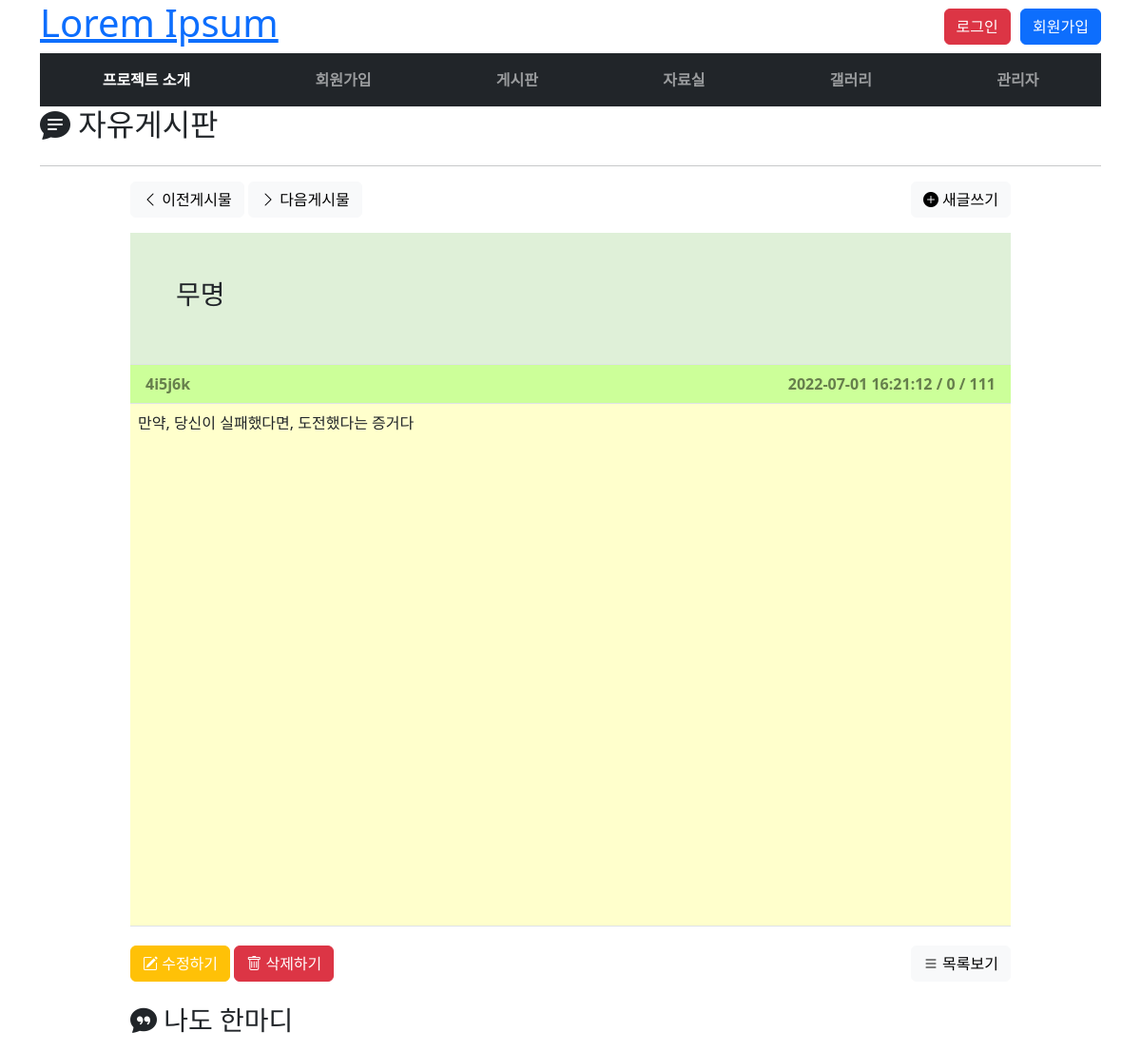
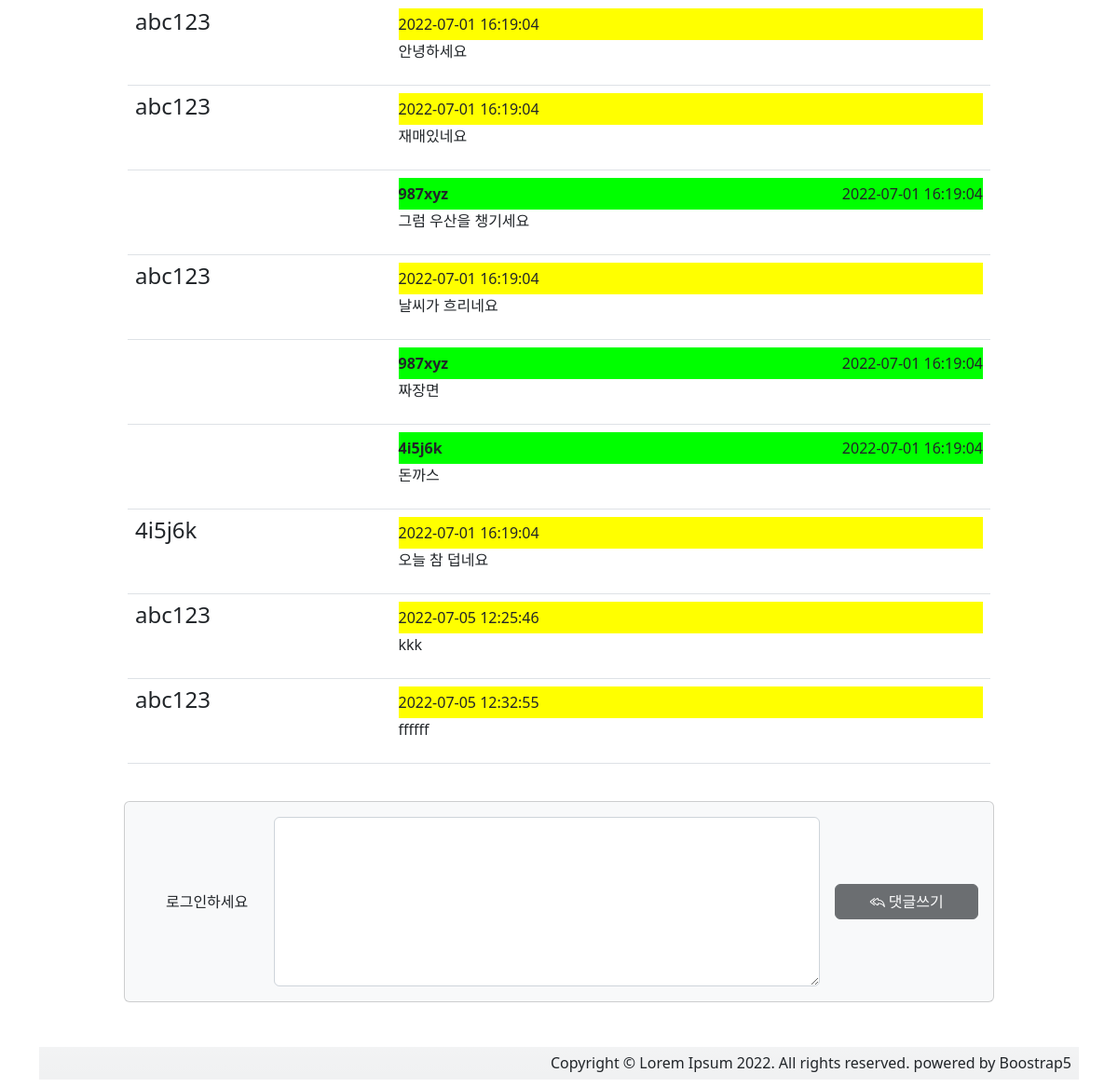
The page /board/view/?bno=1050 on the database its author committed (2 pictures, top to bottom).
### board/models.py (models this page shows)
class Board(models.Model):
    id = models.AutoField(primary_key=True)
    title = models.TextField()
    member = models.ForeignKey(Member, on_delete=models.DO_NOTHING)
    regdate = models.DateTimeField(default=datetime.now)
    thumbup = models.IntegerField(default=0)
    views = models.IntegerField(default=0)
    contents = models.TextField(null=False, blank=False)
    class Meta:
        db_table = 'board'
        ordering = ['-id']

class Comment(models.Model):
    id = models.AutoField(primary_key=True)  # 댓글 고유번호
    cno = models.IntegerField()             # 답글 고유번호
    board = models.ForeignKey(Board, on_delete=models.DO_NOTHING) # 본문글 번호
    member = models.ForeignKey(Member, on_delete=models.DO_NOTHING) # 작성자 번호
    comments = models.TextField()
    regdate = models.DateTimeField(default=datetime.now)
    class Meta:
        db_table = 'comment'
        ordering = ['cno']

### join/models.py (models this page shows)
class Member(models.Model):
    id = models.AutoField(primary_key=True)
    userid = models.CharField(max_length=18, unique=True)
    passwd = models.CharField(max_length=18)
    name = models.CharField(max_length=7)
    phone = models.CharField(max_length=15)
    email = models.TextField()
    mailing = models.BooleanField(default=False)
    zipcode = models.ForeignKey(Zipcode, on_delete=models.DO_NOTHING)
    addr = models.TextField()
    regdate=models.DateTimeField(default=datetime.now)
    class Meta:
        db_table = 'member'

### board/views.py (the view)
# urls.py: path('view/', views.ViewView.as_view(), name='bview'),
class ViewView(View):
    def get(self, request):
        form = request.GET.dict()
        Board.objects.filter(id=form['bno']).update(views=F('views') + 1)
        bd = Board.objects.select_related().get(id=form['bno'])
        cmt = Comment.objects.select_related().filter(board__id=form['bno']).order_by('cno', 'id')
        lgnusr = ''
        if request.session.get('userinfo') is not None:
            lgnusr = request.session['userinfo'].split('|')[0]
        context = {'bd': bd, 'cmt': cmt, 'lgnusr': lgnusr}
        return render(request, 'board/view.html', context)

### templates/board/view.html (shortened to what this page needs)
{% extends 'layouts/base.html' %}
{% load static %}
{% block contents %}
 <div id="main">
        <div>
            <div class="d-flex justify-content-between">
                <h2><i class="bi bi-chat-text-fill"></i> 자유게시판</h2>
            </div>
            <hr>
        </div>
        <div class="row">
            <div class="col"></div>
            <div class="col-5">
                <button type="button" class="btn btn-light">
                    <i class="bi bi-chevron-left"></i> 이전게시물</button>
                <button type="button" class="btn btn-light">
                    <i class="bi bi-chevron-right"></i> 다음게시물</button>
            </div>
            <div class="col-5 text-end">
                <button type="button" class="btn btn-light">
                    <i class="bi bi-plus-circle-fill"></i> 새글쓰기</button>
            </div>
            <div class="col"></div>
        </div>
        <div class="row mt-3">
            <div class="col"></div>
            <div class="col-10">
                <table class="table">
                    <tbody>
                    <tr><td colspan="2" class="vhead p-5">
                        <h3>{{ bd.title }}</h3>
                    </td></tr>
                    <tr class="bdbg fw-bold">
                        <td class="col-5 text-start ps-3 text-black-50">{{ bd.member.userid }}</td>
                        <td class="text-end text-black-50 pe-3 ">{{ bd.regdate|date:'Y-m-d H:i:s' }} / {{ bd.thumbup }} / {{ bd.views }}</td>
                    </tr>
                    <tr>
                        <td colspan="2" class="vhead2" style="height: 550px">{{ bd.contents }}</td>
                    </tr>
                    </tbody>
                </table>
            </div>
            <div class="col"></div>
        </div>
        <div class="row mt-1">
            <div class="col"></div>
            <div class="col-5">
                <button type="button"
                        class="btn btn-warning text-white">
                    <i class="bi bi-pencil-square"></i> 수정하기</button>
                <button type="button" class="btn btn-danger">
                    <i class="bi bi-trash"></i> 삭제하기</button>
            </div>
            <div class="col-5 text-end">
                <button type="button" class="btn btn-light">
                    <i class="bi bi-list"></i> 목록보기</button>
            </div>
            <div class="col"></div>
        </div>
        <div class="row">
            <div class="col"></div>
            <div class="col-10">
                <h3 class="mb-3 mt-4"><i class="bi bi-chat-quote-fill"></i>
                    나도 한마디</h3>
                <table class="table rhead">
                    {% for c in cmt %}
                    {% if c.id == c.cno %}
                    <tr><td class="cmtusr"><h4>{{ c.member.userid }}</h4></td>
                        <td><div class="cmtbg">{{ c.regdate|date:'Y-m-d H:i:s' }}</div>
                            <p class="cmt text-just">{{ c.comments }}</p>
                        </td></tr>
                    {% elif c.id != c.cno %}
                    <tr><td></td>
                        <td><ul class="rply list-unstyled">
                            <li>
                                <div class="rplybg">
                                    <span><b>{{ c.member.userid }}</b></span>
                                    <span style="float:right">{{ c.regdate|date:'Y-m-d H:i:s' }}</span>
                                </div>
                                <p class="cmt">{{ c.comments }}</p>
                            </li>
                        </ul></td></tr>
                    {% endif %}
                    {% endfor %}
                </table>
            </div>
            <div class="col"></div>
        </div>
        <div class="row mt-4 mb-5">
            <div class="col"></div>
            <div class="col-9 card card-body bg-light ">
                <form name="cmtfrm" id="cmtfrm" method="post">
                    <div class="d-flex flex-row justify-content-between align-items-center">
                        <label class="w-25 text-center">
                            {% if not request.session.userinfo %}로그인하세요{% else %}
                            {{ lgnusr }}{% endif %}
                        </label>
                        <textarea rows="7" class="form-control" name="comments"></textarea>
                        <button type="button" class="btn btn-dark w-25 ms-3" id="cmtbtn"
                                {% if not request.session.userinfo %}disabled{% endif %}>
                            <i class="bi bi-reply-all"></i> 댓글쓰기</button>
                    </div>
                </form>
            </div>
            <div class="col"></div>
        </div>
    </div>
{% endblock %}

### templates/board/view.html (style rules this page uses)
.vhead { background: #dff0d8 !important; }
.vhead2 { background: #ffffcc !important; }
.bdbg { background: #ccff99 !important; }
.cmtbg { background: yellow; padding: 5px 0; }
.rplybg { background: lime; padding: 5px 0; }

### rows shown on the page
Board: title "무명", member.userid "4i5j6k", regdate "2022-07-01 16:21:12", thumbup "0", views "111", contents "만약, 당신이 실패했다면, 도전했다는 증거다"
Comment: member.userid "abc123", regdate "2022-07-01 16:19:04", comments "안녕하세요"
Comment: member.userid "abc123", regdate "2022-07-01 16:19:04", comments "재매있네요"
Comment: member.userid "987xyz", regdate "2022-07-01 16:19:04", comments "그럼 우산을 챙기세요"
Comment: member.userid "abc123", regdate "2022-07-01 16:19:04", comments "날씨가 흐리네요"
Comment: member.userid "987xyz", regdate "2022-07-01 16:19:04", comments "짜장면"
Comment: member.userid "4i5j6k", regdate "2022-07-01 16:19:04", comments "돈까스"
Comment: member.userid "4i5j6k", regdate "2022-07-01 16:19:04", comments "오늘 참 덥네요"
Comment: member.userid "abc123", regdate "2022-07-05 12:25:46", comments "kkk"
Comment: member.userid "abc123", regdate "2022-07-05 12:32:55", comments "ffffff"
